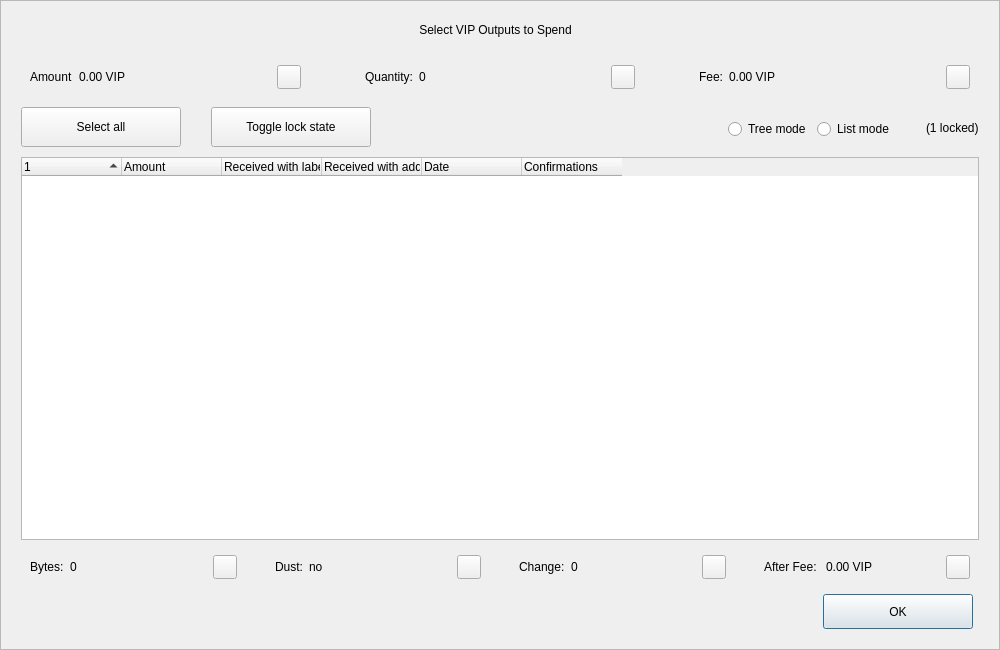
<?xml version="1.0" encoding="UTF-8"?>
<ui version="4.0">
 <class>CoinControlDialog</class>
 <widget class="QDialog" name="CoinControlDialog">
  <property name="geometry">
   <rect>
    <x>0</x>
    <y>0</y>
    <width>1000</width>
    <height>650</height>
   </rect>
  </property>
  <property name="minimumSize">
   <size>
    <width>950</width>
    <height>650</height>
   </size>
  </property>
  <property name="windowTitle">
   <string>Coin Selection</string>
  </property>
  <property name="styleSheet">
   <string notr="true"/>
  </property>
  <layout class="QVBoxLayout" name="verticalLayout">
   <property name="spacing">
    <number>0</number>
   </property>
   <property name="leftMargin">
    <number>0</number>
   </property>
   <property name="topMargin">
    <number>0</number>
   </property>
   <property name="rightMargin">
    <number>0</number>
   </property>
   <property name="bottomMargin">
    <number>0</number>
   </property>
   <item>
    <widget class="QFrame" name="frameContainer">
     <property name="toolTipDuration">
      <number>0</number>
     </property>
     <property name="frameShape">
      <enum>QFrame::StyledPanel</enum>
     </property>
     <property name="frameShadow">
      <enum>QFrame::Raised</enum>
     </property>
     <layout class="QVBoxLayout" name="verticalLayout_2">
      <property name="leftMargin">
       <number>0</number>
      </property>
      <property name="rightMargin">
       <number>0</number>
      </property>
      <property name="bottomMargin">
       <number>20</number>
      </property>
      <item>
       <layout class="QHBoxLayout" name="horizontalLayout_12">
        <property name="spacing">
         <number>0</number>
        </property>
        <property name="leftMargin">
         <number>20</number>
        </property>
        <property name="rightMargin">
         <number>30</number>
        </property>
        <item>
         <spacer name="horizontalSpacer_4">
          <property name="orientation">
           <enum>Qt::Horizontal</enum>
          </property>
          <property name="sizeHint" stdset="0">
           <size>
            <width>40</width>
            <height>20</height>
           </size>
          </property>
         </spacer>
        </item>
        <item>
         <widget class="QLabel" name="labelTitle">
          <property name="minimumSize">
           <size>
            <width>0</width>
            <height>40</height>
           </size>
          </property>
          <property name="maximumSize">
           <size>
            <width>16777215</width>
            <height>40</height>
           </size>
          </property>
          <property name="text">
           <string>Select VIP Outputs to Spend</string>
          </property>
          <property name="alignment">
           <set>Qt::AlignCenter</set>
          </property>
          <property name="margin">
           <number>7</number>
          </property>
         </widget>
        </item>
        <item>
         <spacer name="horizontalSpacer_5">
          <property name="orientation">
           <enum>Qt::Horizontal</enum>
          </property>
          <property name="sizeHint" stdset="0">
           <size>
            <width>40</width>
            <height>20</height>
           </size>
          </property>
         </spacer>
        </item>
       </layout>
      </item>
      <item>
       <layout class="QHBoxLayout" name="horizontalLayout_8">
        <property name="leftMargin">
         <number>20</number>
        </property>
        <property name="rightMargin">
         <number>20</number>
        </property>
        <item>
         <widget class="QWidget" name="layoutAmount" native="true">
          <layout class="QHBoxLayout" name="horizontalLayout_9" stretch="0,1,0">
           <item>
            <widget class="QLabel" name="labelCoinControlAmountText">
             <property name="text">
              <string>Amount</string>
             </property>
            </widget>
           </item>
           <item>
            <widget class="QLabel" name="labelCoinControlAmount">
             <property name="text">
              <string>0.00 VIP</string>
             </property>
            </widget>
           </item>
           <item alignment="Qt::AlignHCenter|Qt::AlignVCenter">
            <widget class="QPushButton" name="pushButtonAmount">
             <property name="minimumSize">
              <size>
               <width>0</width>
               <height>24</height>
              </size>
             </property>
             <property name="maximumSize">
              <size>
               <width>24</width>
               <height>26</height>
              </size>
             </property>
             <property name="focusPolicy">
              <enum>Qt::NoFocus</enum>
             </property>
             <property name="styleSheet">
              <string notr="true">padding-bottom:2px;
padding-right:4px;</string>
             </property>
             <property name="text">
              <string/>
             </property>
            </widget>
           </item>
          </layout>
         </widget>
        </item>
        <item>
         <spacer name="horizontalSpacer_2">
          <property name="orientation">
           <enum>Qt::Horizontal</enum>
          </property>
          <property name="sizeType">
           <enum>QSizePolicy::Fixed</enum>
          </property>
          <property name="sizeHint" stdset="0">
           <size>
            <width>40</width>
            <height>20</height>
           </size>
          </property>
         </spacer>
        </item>
        <item>
         <widget class="QWidget" name="layoutQuantity" native="true">
          <layout class="QHBoxLayout" name="horizontalLayout_10" stretch="0,1,0">
           <item>
            <widget class="QLabel" name="labelCoinControlQuantityText">
             <property name="text">
              <string>Quantity:</string>
             </property>
            </widget>
           </item>
           <item>
            <widget class="QLabel" name="labelCoinControlQuantity">
             <property name="text">
              <string>0</string>
             </property>
            </widget>
           </item>
           <item alignment="Qt::AlignHCenter|Qt::AlignVCenter">
            <widget class="QPushButton" name="pushButtonQuantity">
             <property name="minimumSize">
              <size>
               <width>0</width>
               <height>24</height>
              </size>
             </property>
             <property name="maximumSize">
              <size>
               <width>24</width>
               <height>26</height>
              </size>
             </property>
             <property name="focusPolicy">
              <enum>Qt::NoFocus</enum>
             </property>
             <property name="styleSheet">
              <string notr="true">padding-bottom:2px;
               padding-right:4px;</string>
             </property>
             <property name="text">
              <string/>
             </property>
            </widget>
           </item>
          </layout>
         </widget>
        </item>
        <item>
         <spacer name="horizontalSpacer_22">
          <property name="orientation">
           <enum>Qt::Horizontal</enum>
          </property>
          <property name="sizeType">
           <enum>QSizePolicy::Fixed</enum>
          </property>
          <property name="sizeHint" stdset="0">
           <size>
            <width>40</width>
            <height>20</height>
           </size>
          </property>
         </spacer>
        </item>
        <item>
         <widget class="QWidget" name="layoutFee" native="true">
          <layout class="QHBoxLayout" name="horizontalLayout_11" stretch="0,1,0">
           <item>
            <widget class="QLabel" name="labelCoinControlFeeText">
             <property name="text">
              <string>Fee:</string>
             </property>
            </widget>
           </item>
           <item>
            <widget class="QLabel" name="labelCoinControlFee">
             <property name="text">
              <string>0.00 VIP</string>
             </property>
            </widget>
           </item>
           <item alignment="Qt::AlignHCenter|Qt::AlignVCenter">
            <widget class="QPushButton" name="pushButtonFee">
             <property name="minimumSize">
              <size>
               <width>0</width>
               <height>24</height>
              </size>
             </property>
             <property name="maximumSize">
              <size>
               <width>24</width>
               <height>26</height>
              </size>
             </property>
             <property name="focusPolicy">
              <enum>Qt::NoFocus</enum>
             </property>
             <property name="styleSheet">
              <string notr="true">padding-bottom:2px;
               padding-right:4px;</string>
             </property>
             <property name="text">
              <string/>
             </property>
            </widget>
           </item>
          </layout>
         </widget>
        </item>
       </layout>
      </item>
      <item>
       <widget class="QFrame" name="frame">
        <property name="minimumSize">
         <size>
          <width>0</width>
          <height>40</height>
         </size>
        </property>
        <property name="styleSheet">
         <string notr="true">#frame {
	border:0;
}</string>
        </property>
        <property name="frameShape">
         <enum>QFrame::StyledPanel</enum>
        </property>
        <property name="frameShadow">
         <enum>QFrame::Sunken</enum>
        </property>
        <layout class="QHBoxLayout" name="horizontalLayout">
         <property name="spacing">
          <number>0</number>
         </property>
         <property name="leftMargin">
          <number>20</number>
         </property>
         <property name="topMargin">
          <number>0</number>
         </property>
         <property name="rightMargin">
          <number>20</number>
         </property>
         <property name="bottomMargin">
          <number>0</number>
         </property>
         <item>
          <layout class="QHBoxLayout" name="horizontalLayoutPanel" stretch="0,0,0,0,0,0">
           <property name="spacing">
            <number>20</number>
           </property>
           <item>
            <widget class="QPushButton" name="pushButtonSelectAll">
             <property name="sizePolicy">
              <sizepolicy hsizetype="Maximum" vsizetype="Fixed">
               <horstretch>0</horstretch>
               <verstretch>0</verstretch>
              </sizepolicy>
             </property>
             <property name="minimumSize">
              <size>
               <width>160</width>
               <height>40</height>
              </size>
             </property>
             <property name="maximumSize">
              <size>
               <width>16777215</width>
               <height>40</height>
              </size>
             </property>
             <property name="text">
              <string>Select all</string>
             </property>
             <property name="checkable">
              <bool>true</bool>
             </property>
             <property name="checked">
              <bool>false</bool>
             </property>
             <property name="autoExclusive">
              <bool>false</bool>
             </property>
             <property name="autoDefault">
              <bool>false</bool>
             </property>
            </widget>
           </item>
           <item>
            <spacer name="horizontalSpacer_6">
             <property name="orientation">
              <enum>Qt::Horizontal</enum>
             </property>
             <property name="sizeType">
              <enum>QSizePolicy::Fixed</enum>
             </property>
             <property name="sizeHint" stdset="0">
              <size>
               <width>10</width>
               <height>20</height>
              </size>
             </property>
            </spacer>
           </item>
           <item>
            <widget class="QPushButton" name="pushButtonToggleLock">
             <property name="sizePolicy">
              <sizepolicy hsizetype="Maximum" vsizetype="Fixed">
               <horstretch>0</horstretch>
               <verstretch>0</verstretch>
              </sizepolicy>
             </property>
             <property name="minimumSize">
              <size>
               <width>160</width>
               <height>40</height>
              </size>
             </property>
             <property name="maximumSize">
              <size>
               <width>16777215</width>
               <height>40</height>
              </size>
             </property>
             <property name="text">
              <string>Toggle lock state</string>
             </property>
             <property name="checkable">
              <bool>true</bool>
             </property>
             <property name="autoExclusive">
              <bool>false</bool>
             </property>
             <property name="autoDefault">
              <bool>false</bool>
             </property>
            </widget>
           </item>
           <item>
            <spacer name="horizontalSpacer_7">
             <property name="orientation">
              <enum>Qt::Horizontal</enum>
             </property>
             <property name="sizeType">
              <enum>QSizePolicy::Expanding</enum>
             </property>
             <property name="sizeHint" stdset="0">
              <size>
               <width>30</width>
               <height>20</height>
              </size>
             </property>
            </spacer>
           </item>
           <item alignment="Qt::AlignRight">
            <widget class="QGroupBox" name="groupBox_2">
             <property name="styleSheet">
              <string notr="true">#groupBox_2 {
    background-color:transparent;
    border-radius:0;
}</string>
             </property>
             <property name="title">
              <string/>
             </property>
             <layout class="QHBoxLayout" name="horizontalLayout_14">
              <item>
               <widget class="QRadioButton" name="radioTreeMode">
                <property name="sizePolicy">
                 <sizepolicy hsizetype="Maximum" vsizetype="Fixed">
                  <horstretch>0</horstretch>
                  <verstretch>0</verstretch>
                 </sizepolicy>
                </property>
                <property name="text">
                 <string>Tree mode</string>
                </property>
               </widget>
              </item>
              <item>
               <widget class="QRadioButton" name="radioListMode">
                <property name="sizePolicy">
                 <sizepolicy hsizetype="Maximum" vsizetype="Fixed">
                  <horstretch>0</horstretch>
                  <verstretch>0</verstretch>
                 </sizepolicy>
                </property>
                <property name="text">
                 <string>List mode</string>
                </property>
                <property name="checked">
                 <bool>false</bool>
                </property>
               </widget>
              </item>
             </layout>
            </widget>
           </item>
           <item>
            <widget class="QLabel" name="labelLocked">
             <property name="text">
              <string>(1 locked)</string>
             </property>
            </widget>
           </item>
          </layout>
         </item>
        </layout>
       </widget>
      </item>
      <item>
       <layout class="QHBoxLayout" name="horizontalLayout_13">
        <property name="leftMargin">
         <number>20</number>
        </property>
        <property name="rightMargin">
         <number>20</number>
        </property>
        <item>
         <widget class="CoinControlTreeWidget" name="treeWidget">
          <property name="contextMenuPolicy">
           <enum>Qt::CustomContextMenu</enum>
          </property>
          <property name="styleSheet">
           <string notr="true"/>
          </property>
          <property name="sortingEnabled">
           <bool>false</bool>
          </property>
          <property name="columnCount">
           <number>6</number>
          </property>
          <attribute name="headerShowSortIndicator" stdset="0">
           <bool>true</bool>
          </attribute>
          <attribute name="headerStretchLastSection">
           <bool>false</bool>
          </attribute>
          <column>
           <property name="text">
            <string/>
           </property>
          </column>
          <column>
           <property name="text">
            <string>Amount</string>
           </property>
          </column>
          <column>
           <property name="text">
            <string>Received with label</string>
           </property>
          </column>
          <column>
           <property name="text">
            <string>Received with address</string>
           </property>
          </column>
          <column>
           <property name="text">
            <string>Date</string>
           </property>
          </column>
          <column>
           <property name="text">
            <string>Confirmations</string>
           </property>
           <property name="toolTip">
            <string>Confirmed</string>
           </property>
          </column>
         </widget>
        </item>
       </layout>
      </item>
      <item>
       <layout class="QHBoxLayout" name="horizontalLayout_3">
        <property name="spacing">
         <number>20</number>
        </property>
        <property name="leftMargin">
         <number>20</number>
        </property>
        <property name="rightMargin">
         <number>20</number>
        </property>
        <item>
         <widget class="QWidget" name="layoutBytes" native="true">
          <layout class="QHBoxLayout" name="horizontalLayout_4" stretch="0,1,0">
           <item>
            <widget class="QLabel" name="labelCoinControlBytesText">
             <property name="text">
              <string>Bytes:</string>
             </property>
            </widget>
           </item>
           <item>
            <widget class="QLabel" name="labelCoinControlBytes">
             <property name="text">
              <string>0</string>
             </property>
            </widget>
           </item>
           <item alignment="Qt::AlignHCenter|Qt::AlignVCenter">
            <widget class="QPushButton" name="pushButtonBytes">
             <property name="minimumSize">
              <size>
               <width>0</width>
               <height>24</height>
              </size>
             </property>
             <property name="maximumSize">
              <size>
               <width>24</width>
               <height>26</height>
              </size>
             </property>
             <property name="focusPolicy">
              <enum>Qt::NoFocus</enum>
             </property>
             <property name="styleSheet">
              <string notr="true">padding-bottom:2px;
               padding-right:4px;</string>
             </property>
             <property name="text">
              <string/>
             </property>
            </widget>
           </item>
          </layout>
         </widget>
        </item>
        <item>
         <widget class="QWidget" name="layoutDust" native="true">
          <layout class="QHBoxLayout" name="horizontalLayout_5" stretch="0,1,0">
           <item>
            <widget class="QLabel" name="labelCoinControlLowOutputText">
             <property name="text">
              <string>Dust:</string>
             </property>
            </widget>
           </item>
           <item>
            <widget class="QLabel" name="labelCoinControlLowOutput">
             <property name="text">
              <string>no</string>
             </property>
            </widget>
           </item>
           <item alignment="Qt::AlignHCenter|Qt::AlignVCenter">
            <widget class="QPushButton" name="pushButtonDust">
             <property name="minimumSize">
              <size>
               <width>0</width>
               <height>24</height>
              </size>
             </property>
             <property name="maximumSize">
              <size>
               <width>24</width>
               <height>26</height>
              </size>
             </property>
             <property name="focusPolicy">
              <enum>Qt::NoFocus</enum>
             </property>
             <property name="styleSheet">
              <string notr="true">padding-bottom:2px;
               padding-right:4px;</string>
             </property>
             <property name="text">
              <string/>
             </property>
            </widget>
           </item>
          </layout>
         </widget>
        </item>
        <item>
         <widget class="QWidget" name="layoutChange" native="true">
          <layout class="QHBoxLayout" name="horizontalLayout_6" stretch="0,1,0">
           <item>
            <widget class="QLabel" name="labelCoinControlChangeText">
             <property name="text">
              <string>Change:</string>
             </property>
            </widget>
           </item>
           <item>
            <widget class="QLabel" name="labelCoinControlChange">
             <property name="text">
              <string>0</string>
             </property>
            </widget>
           </item>
           <item alignment="Qt::AlignHCenter|Qt::AlignVCenter">
            <widget class="QPushButton" name="pushButtonChange">
             <property name="minimumSize">
              <size>
               <width>0</width>
               <height>24</height>
              </size>
             </property>
             <property name="maximumSize">
              <size>
               <width>24</width>
               <height>26</height>
              </size>
             </property>
             <property name="focusPolicy">
              <enum>Qt::NoFocus</enum>
             </property>
             <property name="styleSheet">
              <string notr="true">padding-bottom:2px;
               padding-right:4px;</string>
             </property>
             <property name="text">
              <string/>
             </property>
            </widget>
           </item>
          </layout>
         </widget>
        </item>
        <item>
         <widget class="QWidget" name="layoutAfter" native="true">
          <layout class="QHBoxLayout" name="horizontalLayout_7" stretch="0,1,0">
           <item>
            <widget class="QLabel" name="labelCoinControlAfterFeeText">
             <property name="text">
              <string>After Fee: </string>
             </property>
            </widget>
           </item>
           <item>
            <widget class="QLabel" name="labelCoinControlAfterFee">
             <property name="text">
              <string>0.00 VIP</string>
             </property>
            </widget>
           </item>
           <item alignment="Qt::AlignHCenter|Qt::AlignVCenter">
            <widget class="QPushButton" name="pushButtonAlterFee">
             <property name="minimumSize">
              <size>
               <width>0</width>
               <height>24</height>
              </size>
             </property>
             <property name="maximumSize">
              <size>
               <width>24</width>
               <height>26</height>
              </size>
             </property>
             <property name="focusPolicy">
              <enum>Qt::NoFocus</enum>
             </property>
             <property name="styleSheet">
              <string notr="true">padding-bottom:2px;
               padding-right:4px;</string>
             </property>
             <property name="text">
              <string/>
             </property>
            </widget>
           </item>
          </layout>
         </widget>
        </item>
       </layout>
      </item>
      <item>
       <layout class="QHBoxLayout" name="horizontalLayout_2">
        <property name="spacing">
         <number>0</number>
        </property>
        <property name="leftMargin">
         <number>20</number>
        </property>
        <property name="rightMargin">
         <number>26</number>
        </property>
        <item>
         <spacer name="horizontalSpacer_3">
          <property name="orientation">
           <enum>Qt::Horizontal</enum>
          </property>
          <property name="sizeHint" stdset="0">
           <size>
            <width>558</width>
            <height>20</height>
           </size>
          </property>
         </spacer>
        </item>
        <item>
         <widget class="QPushButton" name="pushButtonOk">
          <property name="minimumSize">
           <size>
            <width>150</width>
            <height>35</height>
           </size>
          </property>
          <property name="text">
           <string>OK</string>
          </property>
         </widget>
        </item>
       </layout>
      </item>
     </layout>
    </widget>
   </item>
  </layout>
 </widget>
 <customwidgets>
  <customwidget>
   <class>CoinControlTreeWidget</class>
   <extends>QTreeWidget</extends>
   <header>coincontroltreewidget.h</header>
  </customwidget>
 </customwidgets>
 <resources/>
 <connections/>
</ui>
